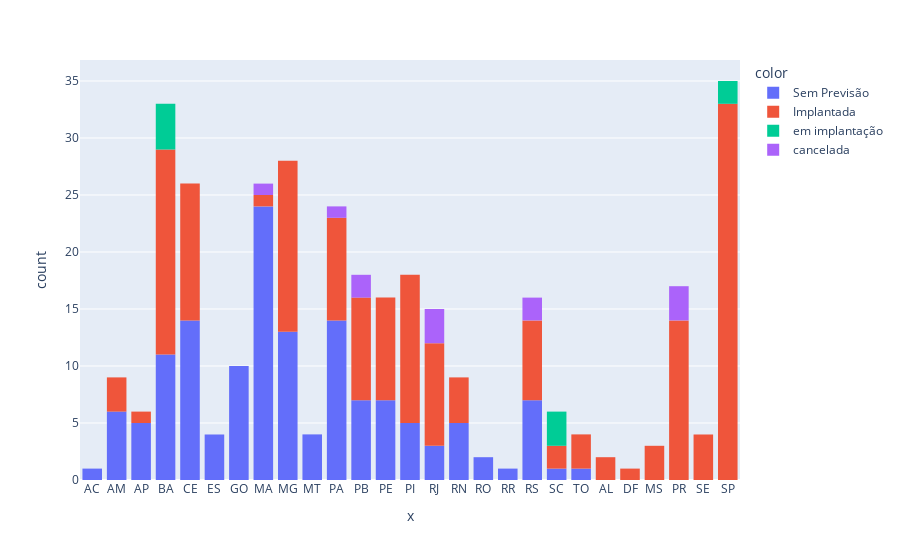

Notebook code for this chart:
### Code cell
px.histogram(
    df,
    x=df['UF'],
    color=df['STATUS IMPLANTAÇÃO']
)

### Figure 1 — Plotly figure (JSON) as saved in the notebook; plotly's stock layout.template omitted (floating-point values rounded to 4 significant figures; data arrays with more than 128 entries replaced by an {"elided": "..."} marker saying what was removed)
{"data": [{"alignmentgroup": "True", "bingroup": "x", "hovertemplate": "color=Sem Previsão<br>x=%{x}<br>count=%{y}<extra></extra>", "legendgroup": "Sem Previsão", "marker": {"color": "#636efa", "pattern": {"shape": ""}}, "name": "Sem Previsão", "offsetgroup": "Sem Previsão", "orientation": "v", "showlegend": true, "type": "histogram", "x": {"elided": "145 str values"}, "xaxis": "x", "yaxis": "y"}, {"alignmentgroup": "True", "bingroup": "x", "hovertemplate": "color=Implantada<br>x=%{x}<br>count=%{y}<extra></extra>", "legendgroup": "Implantada", "marker": {"color": "#EF553B", "pattern": {"shape": ""}}, "name": "Implantada", "offsetgroup": "Implantada", "orientation": "v", "showlegend": true, "type": "histogram", "x": {"elided": "172 str values"}, "xaxis": "x", "yaxis": "y"}, {"alignmentgroup": "True", "bingroup": "x", "hovertemplate": "color=em implantação<br>x=%{x}<br>count=%{y}<extra></extra>", "legendgroup": "em implantação", "marker": {"color": "#00cc96", "pattern": {"shape": ""}}, "name": "em implantação", "offsetgroup": "em implantação", "orientation": "v", "showlegend": true, "type": "histogram", "x": ["BA", "BA", "BA", "BA", "SC", "SC", "SC", "SP", "SP"], "xaxis": "x", "yaxis": "y"}, {"alignmentgroup": "True", "bingroup": "x", "hovertemplate": "color=cancelada<br>x=%{x}<br>count=%{y}<extra></extra>", "legendgroup": "cancelada", "marker": {"color": "#ab63fa", "pattern": {"shape": ""}}, "name": "cancelada", "offsetgroup": "cancelada", "orientation": "v", "showlegend": true, "type": "histogram", "x": ["MA", "PA", "PB", "PB", "PR", "PR", "PR", "RJ", "RJ", "RJ", "RS", "RS"], "xaxis": "x", "yaxis": "y"}], "layout": {"barmode": "relative", "legend": {"title": {"text": "color"}, "tracegroupgap": 0}, "margin": {"t": 60}, "xaxis": {"anchor": "y", "domain": [0, 1], "title": {"text": "x"}}, "yaxis": {"anchor": "x", "domain": [0, 1], "title": {"text": "count"}}}}
